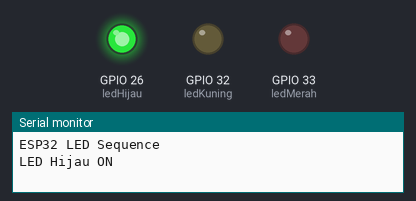
The program below on a simulated ESP32. Parts: output pins drawn as LEDs (lit = HIGH), the last lines printed to the serial monitor.

Above: at 0.5 s.
At 1.5 s:
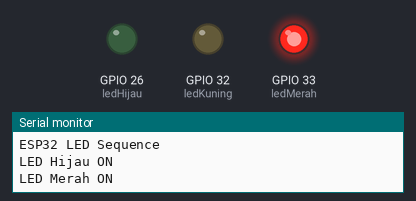
At 3.2 s:
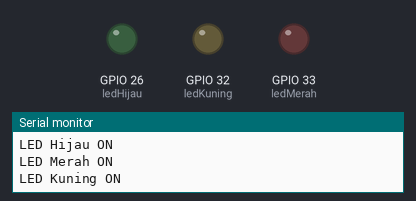
At 6.0 s:
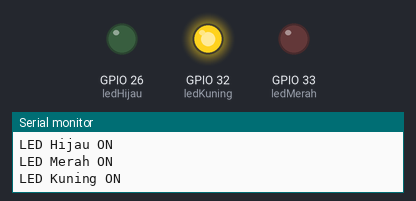
Timing chart, 0 to 8.1 s (numbered marks = the images above):
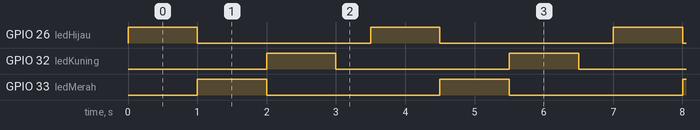

The program:

main.cpp
```cpp
#include <Arduino.h>  // Wajib untuk PlatformIO + ESP32

// Deklarasi pin LED
int ledHijau = 26;
int ledMerah = 33;
int ledKuning = 32;  // Tambahkan LED kuning

void setup() {
    Serial.begin(115200);  // Inisialisasi komunikasi Serial
    Serial.println("ESP32 LED Sequence");

    // Atur pin sebagai OUTPUT
    pinMode(ledHijau, OUTPUT);
    pinMode(ledMerah, OUTPUT);
    pinMode(ledKuning, OUTPUT);
}

void loop() {
    // Nyalakan LED hijau, lalu matikan
    digitalWrite(ledHijau, HIGH);
    Serial.println("LED Hijau ON");
    delay(1000);
    digitalWrite(ledHijau, LOW);

    // Nyalakan LED merah, lalu matikan
    digitalWrite(ledMerah, HIGH);
    Serial.println("LED Merah ON");
    delay(1000);
    digitalWrite(ledMerah, LOW);

    // Nyalakan LED kuning, lalu matikan
    digitalWrite(ledKuning, HIGH);
    Serial.println("LED Kuning ON");
    delay(1000);
    digitalWrite(ledKuning, LOW);

    // Tunggu sebentar sebelum mengulang
    delay(500);
}
```

Measured:
- by itself, GPIO 26 (ledHijau), GPIO 32 (ledKuning), GPIO 33 (ledMerah): alternates HIGH for 1.0 s and LOW for 2.5 s
- by itself, everything shown: repeats every 3.5 s, in 4 steps
